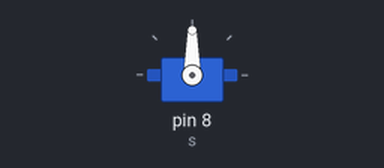
Recording of a sketch running on a simulated Arduino Uno, built with avr-gcc and run on an emulated ATmega328P. Shown: servo.

Above: at 2.05 s.
Timing chart, 0 to 5.0 s (numbered marks = the images above):
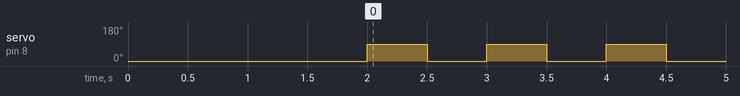

Measured:
- by itself, servo on pin 8 (s): alternates 90° for 0.50 s and 0° for 0.50 s

The sketch:

1._servo_test.ino
```cpp
#include<Servo.h>
Servo s;

void setup() {
  // put your setup code here, to run once:
 Serial.begin(9600);
 s.attach(8);
 s.write(0);
 delay(2000);
}

void loop() {
  // put your main code here, to run repeatedly:
 s.write(90);
 delay(500);
 s.write(0);
 delay(500);
}
```
